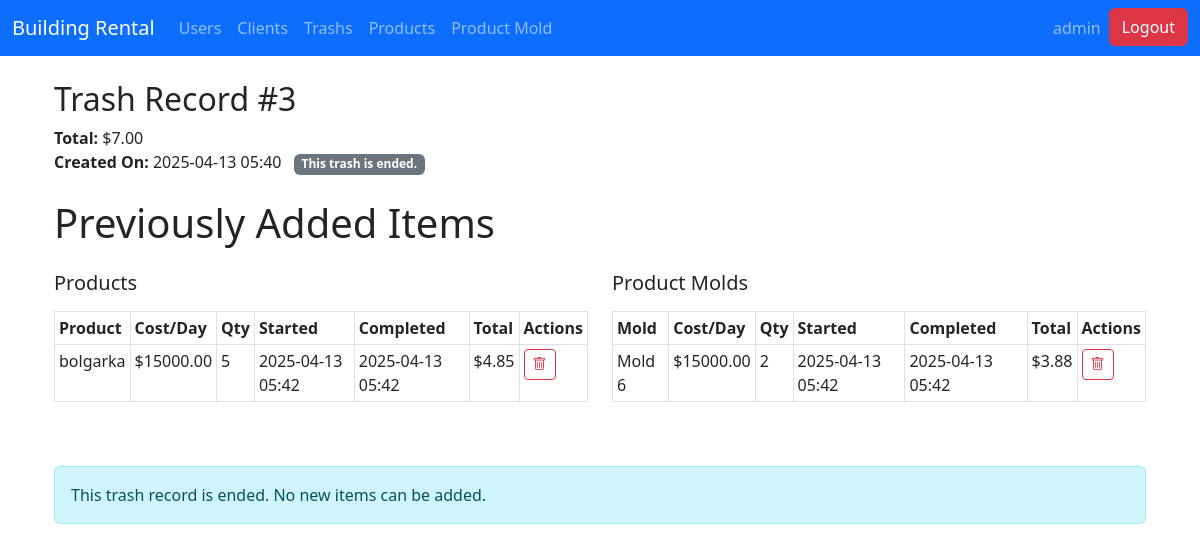
The app's page /trash/3/ (signed in) with its own data.
### core/models.py (models this page shows, shortened)
class Trash(models.Model):
    user = models.ForeignKey(User, on_delete=models.CASCADE)
    client = models.ForeignKey(Client, on_delete=models.CASCADE)
    prepayment = models.BigIntegerField(default=0)
    total = models.BigIntegerField(default=0)
    is_end = models.BooleanField(default=False)
    created_at = models.DateTimeField(auto_now_add=True)
    updated_at = models.DateTimeField(auto_now=True)

class ProductHistory(models.Model):
    product = models.ForeignKey(Product, on_delete=models.CASCADE)
    start_time = models.DateTimeField()
    end_time = models.DateTimeField(null=True, blank=True)
    count = models.PositiveIntegerField()
    trash = models.ForeignKey(Trash, on_delete=models.CASCADE)

class Product(models.Model):
    name = models.CharField(max_length=255)
    price = models.BigIntegerField()
    count = models.PositiveIntegerField()

class ProductMoldHistory(models.Model):
    product_mold = models.ForeignKey(ProductMold, on_delete=models.CASCADE)
    start_time = models.DateTimeField()
    end_time = models.DateTimeField(null=True, blank=True)
    count = models.PositiveIntegerField()
    trash = models.ForeignKey(Trash, on_delete=models.CASCADE)

class ProductMold(models.Model):
    length = models.BigIntegerField()
    price = models.BigIntegerField()
    count = models.PositiveIntegerField()

### core/views.py (the view, shortened to what this page needs)
# urls.py: path('trash/<int:pk>/', views.trash_items, name='trash_detail'),
@login_required
def trash_items(request, pk):
    trash = get_object_or_404(Trash, pk=pk)
    products_list = Product.objects.all()
    productmolds_list = ProductMold.objects.all()
    product_histories = ProductHistory.objects.filter(trash=trash)
    product_mold_histories = ProductMoldHistory.objects.filter(trash=trash)
    old_items = None
    return render(request, 'admin/core/trash_items.html', {
        'trash': trash,
        'products': products_list,
        'productmolds': productmolds_list,
        'product_histories': product_histories,
        'product_mold_histories': product_mold_histories,
        'old_items': old_items,
    })

### core/templatetags/calc_tags.py (called while the page is built)
@register.filter
def calculate_total(history):
    if not history.end_time:
        return 0
    duration = (history.end_time - history.start_time).total_seconds() / 86400.0
    try:
        cost = history.product.price
    except AttributeError:
        try:
            cost = history.product_mold.price
        except AttributeError:
            cost = 0
    total = duration * cost
    return total

### templates/admin/core/trash_items.html (shortened to what this page needs)
{% extends 'admin/base.html' %}
{% load calc_tags %}
{% block content %}
<div class="container my-4">
  <div class="mb-4">
    <h2>Trash Record #{{ trash.id }}</h2>
    <p class="fs-6">
      <strong>Total:</strong> ${{ trash.total|floatformat:2 }}<br>
      <strong>Created On:</strong> {{ trash.created_at|date:"Y-m-d H:i" }}
      {% if trash.is_end %}
         <span class="badge bg-secondary ms-2">This trash is ended.</span>
      {% endif %}
    </p>
  </div>
  <h1 class="mb-4">Previously Added Items</h1>
  <div class="mb-5">
    <div class="row">
      {% if product_histories %}
        <div class="col-12 col-md-6 mb-3 mb-md-0">
          <h5 class="mb-3">Products</h5>
          <div class="table-responsive">
            <table class="table table-sm table-bordered">
              <thead>
                <tr>
                  <th>Product</th>
                  <th>Cost/Day</th>
                  <th>Qty</th>
                  <th>Started</th>
                  <th>Completed</th>
                  <th>Total</th>
                  <th>Actions</th>
                </tr>
              </thead>
              <tbody>
                {% for history in product_histories %}
                  <tr>
                    <td>{{ history.product.name }}</td>
                    <td>${{ history.product.price|floatformat:2 }}</td>
                    <td>{{ history.count }}</td>
                    <td>{{ history.start_time|date:"Y-m-d H:i" }}</td>
                    <td>{% if history.end_time %}{{ history.end_time|date:"Y-m-d H:i" }}{% else %}-{% endif %}</td>
                    <td>
                      {% if history.end_time %}
                        ${{ history|calculate_total|floatformat:2 }}
                      {% else %}
                        -
                      {% endif %}
                    </td>
                    <td>
                      <form method="POST" action="{% url 'product_history_delete' history.id %}" onsubmit="return confirm('Delete this product record?');" class="d-inline">
                        <button type="submit" class="btn btn-sm btn-outline-danger" title="Delete">
                          <i class="bi bi-trash"></i>
                        </button>
                      </form>
                    </td>
                  </tr>
                {% endfor %}
              </tbody>
            </table>
          </div>
        </div>
      {% endif %}
      {% if product_mold_histories %}
        <div class="col-12 col-md-6">
          <h5 class="mb-3">Product Molds</h5>
          <div class="table-responsive">
            <table class="table table-sm table-bordered">
              <thead>
                <tr>
                  <th>Mold</th>
                  <th>Cost/Day</th>
                  <th>Qty</th>
                  <th>Started</th>
                  <th>Completed</th>
                  <th>Total</th>
                  <th>Actions</th>
                </tr>
              </thead>
              <tbody>
                {% for history in product_mold_histories %}
                  <tr>
                    <td>Mold {{ history.product_mold.length }}</td>
                    <td>${{ history.product_mold.price|floatformat:2 }}</td>
                    <td>{{ history.count }}</td>
                    <td>{{ history.start_time|date:"Y-m-d H:i" }}</td>
                    <td>{% if history.end_time %}{{ history.end_time|date:"Y-m-d H:i" }}{% else %}-{% endif %}</td>
                    <td>
                      {% if history.end_time %}
                        ${{ history|calculate_total|floatformat:2 }}
                      {% else %}
                        -
                      {% endif %}
                    </td>
                    <td>
                      <form method="POST" action="{% url 'productmold_history_delete' history.id %}" onsubmit="return confirm('Delete this mold record?');" class="d-inline">
                        <button type="submit" class="btn btn-sm btn-outline-danger" title="Delete">
                          <i class="bi bi-trash"></i>
                        </button>
                      </form>
                    </td>
                  </tr>
                {% endfor %}
              </tbody>
            </table>
          </div>
        </div>
      {% endif %}
    </div>
  </div>
  {% if not trash.is_end %}
  <h3 class="mb-3">Add New Items</h3>
  <form method="POST" action="{% url 'trash_detail' trash.pk %}" id="item-form">
    {% csrf_token %}
    <div id="cards-container">
      {% if old_items %}
        {% for old in old_items %}
          <div class="card mb-3 dynamic-card">
            <div class="card-header">
              <button type="button" class="btn-close remove-card" aria-label="Remove"></button>
            </div>
            <div class="card-body">
              <div class="row">
                <div class="col-12 col-md-7">
                  <label class="form-label">Item</label>
                  <select name="item[]" class="form-select item-select" required>
                    <option value="">Select Item</option>
                    <optgroup label="Products">
                      {% for product in products %}
                        <option value="product_{{ product.id }}"
                          {% if old.item|slice:"8:" == product.id|stringformat:"s" %}selected{% endif %}
                          data-available="{{ product|available_product }}">
                          {{ product.name }} | Price: ${{ product.price|floatformat:2 }} | Available: {{ product|available_product }}
                        </option>
                      {% endfor %}
                    </optgroup>
                    <optgroup label="Product Molds">
                      {% for mold in productmolds %}
                        <option value="mold_{{ mold.id }}"
                          {% if old.item|slice:"5:" == mold.id|stringformat:"s" %}selected{% endif %}
                          data-available="{{ mold|available_mold }}">
                          Mold {{ mold.length }} | ${{ mold.price|floatformat:2 }} | Available: {{ mold|available_mold }}
                        </option>
                      {% endfor %}
                    </optgroup>
                  </select>
                </div>
                <div class="col-12 col-md-5">
                  <label class="form-label">Quantity</label>
                  <input type="number" name="quantity[]" class="form-control quantity-input" min="1" placeholder="Qty" value="{{ old.quantity }}" required>
                </div>
              </div>
            </div>
          </div>
        {% endfor %}
      {% else %}
        <div class="card mb-3 dynamic-card">
          <div class="card-header">
            <button type="button" class="btn-close remove-card" aria-label="Remove"></button>
          </div>
          <div class="card-body">
            <div class="row">
              <div class="col-12 col-md-7">
                <label class="form-label">Item</label>
                <select name="item[]" class="form-select item-select" required>
                  <option value="">Select Item</option>
                  <optgroup label="Products">
                    {% for product in products %}
                      <option value="product_{{ product.id }}" data-available="{{ product|available_product }}">
                        {{ product.name }} | Price: ${{ product.price|floatformat:2 }} | Available: {{ product|available_product }}
                      </option>
                    {% endfor %}
                  </optgroup>
                  <optgroup label="Product Molds">
                    {% for mold in productmolds %}
                      <option value="mold_{{ mold.id }}" data-available="{{ mold|available_mold }}">
                        Mold {{ mold.length }} | ${{ mold.price|floatformat:2 }} | Available: {{ mold|available_mold }}
                      </option>
                    {% endfor %}
                  </optgroup>
                </select>
              </div>
              <div class="col-12 col-md-5">
                <label class="form-label">Quantity</label>
                <input type="number" name="quantity[]" class="form-control quantity-input" min="1" placeholder="Qty" required>
              </div>
            </div>
          </div>
        </div>
      {% endif %}
    </div>
    <button type="button" id="add-card-button" class="btn btn-primary mb-3">
      <i class="bi bi-plus"></i> Add New Item
    </button>
    <button type="submit" id="finish-button" class="btn btn-success mb-3">Save All Items</button>
  </form>
  {% else %}
    <div class="alert alert-info">This trash record is ended. No new items can be added.</div>
  {% endif %}
</div>
{% endblock %}

### templates/admin/base.html (shortened to what this page needs)
{% load static %}
<!DOCTYPE html>
<html lang="en">
<head>
  <link href="https://cdn.jsdelivr.net/npm/bootstrap@5.3.0/dist/css/bootstrap.min.css" rel="stylesheet">
  <link rel="stylesheet" href="https://cdn.jsdelivr.net/npm/bootstrap-icons@1.10.3/font/bootstrap-icons.css">
  <link href="https://cdnjs.cloudflare.com/ajax/libs/select2/4.1.0-rc.0/css/select2.min.css" rel="stylesheet" />
</head>
<body>
  <nav class="navbar navbar-expand-lg navbar-dark bg-primary">
    <div class="container-fluid">
      <a class="navbar-brand" href="
        {% if user.is_staff %}
            {% url 'dashboard' %}
        {% else %}
            {% url 'client_list' %}
        {% endif %}
        ">Building Rental</a>
      <div class="collapse navbar-collapse" id="navbarSupportedContent">
        <ul class="navbar-nav me-auto mb-2 mb-lg-0">
        {% if user.is_staff %}
            <li class="nav-item">
              <a class="nav-link {% if request.resolver_match.url_name == 'user_list' %}active{% endif %}" href="{% url 'user_list' %}">Users</a>
            </li>
        {% endif %}
        <li class="nav-item">
          <a class="nav-link {% if request.resolver_match.url_name == 'client_list' %}active{% endif %}" href="{% url 'client_list' %}">Clients</a>
        </li>
        <li class="nav-item">
          <a class="nav-link {% if request.resolver_match.url_name == 'trash_list' %}active{% endif %}" href="{% url 'trash_list' %}">Trashs</a>
        </li>
        <li class="nav-item">
          <a class="nav-link {% if request.resolver_match.url_name == 'product_list' %}active{% endif %}" href="{% url 'product_list' %}">Products</a>
        </li>
        <li class="nav-item">
          <a class="nav-link {% if request.resolver_match.url_name == 'productmold_list' %}active{% endif %}" href="{% url 'productmold_list' %}">Product Mold</a>
        </li>
        </ul>
        <ul class="navbar-nav ms-auto">
          {% if user.is_authenticated %}
            <li class="nav-item">
              <a class="nav-link" href="#">{{ user.username }}</a>
            </li>
            <li class="nav-item">
                <form method="POST" action="{% url 'logout' %}">
                    <button type="submit" class="btn btn-danger">
                        Logout
                    </button>
                </form>
            </li>
          {% endif %}
        </ul>
      </div>
    </div>
  </nav>
  <div class="container mt-4">
    {% block content %}{% endblock %}
  </div>
</body>
</html>

### records on screen
Trash: id "3", total "7.00", created_at "2025-04-13 05:40"
ProductHistory: product.name "bolgarka", product.price "15000.00", count "5", start_time "2025-04-13 05:42", end_time "2025-04-13 05:42", end_time+start_time+product "4.85"
ProductMoldHistory: product_mold.length "6", product_mold.price "15000.00", count "2", start_time "2025-04-13 05:42", end_time "2025-04-13 05:42", end_time+start_time+product_mold "3.88"

### other values on screen
{{ user.username }} "admin"
